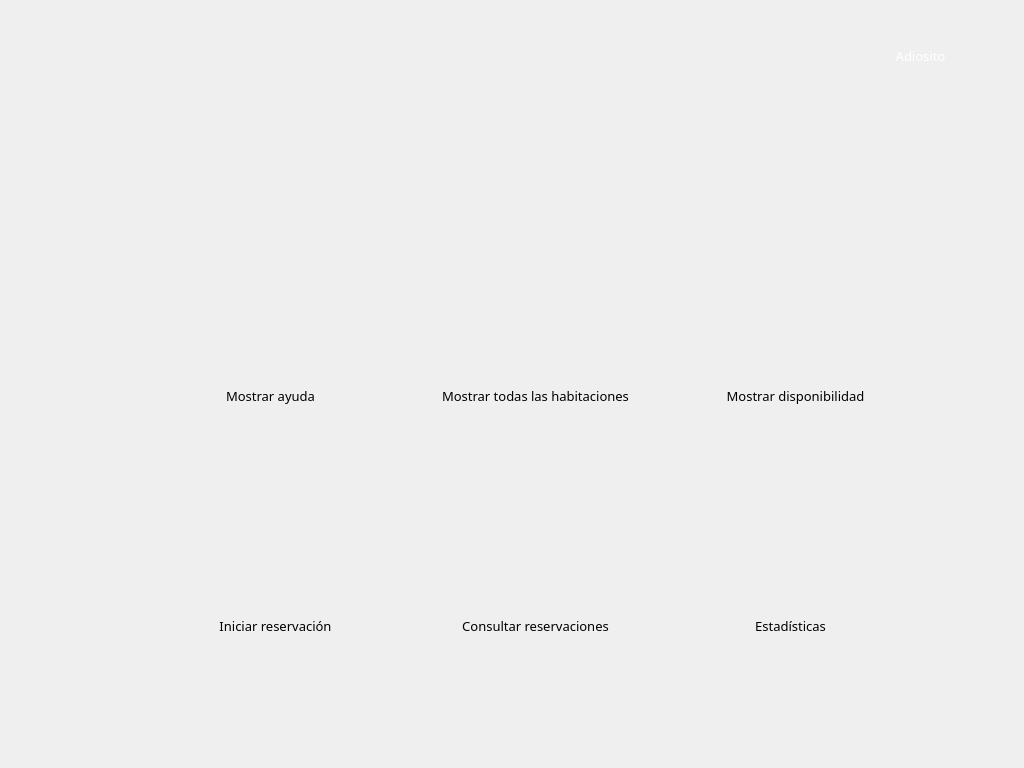
<?xml version="1.0" encoding="UTF-8"?>
<ui version="4.0">
 <class>Menu</class>
 <widget class="QDialog" name="Menu">
  <property name="windowModality">
   <enum>Qt::NonModal</enum>
  </property>
  <property name="geometry">
   <rect>
    <x>0</x>
    <y>0</y>
    <width>1024</width>
    <height>768</height>
   </rect>
  </property>
  <property name="minimumSize">
   <size>
    <width>1024</width>
    <height>768</height>
   </size>
  </property>
  <property name="maximumSize">
   <size>
    <width>1024</width>
    <height>768</height>
   </size>
  </property>
  <property name="sizeIncrement">
   <size>
    <width>1024</width>
    <height>768</height>
   </size>
  </property>
  <property name="windowTitle">
   <string>Menú principal</string>
  </property>
  <widget class="QLabel" name="fondo_menu_principal">
   <property name="geometry">
    <rect>
     <x>0</x>
     <y>0</y>
     <width>1031</width>
     <height>771</height>
    </rect>
   </property>
   <property name="text">
    <string/>
   </property>
   <property name="pixmap">
    <pixmap>fondo_menu - new res.png</pixmap>
   </property>
   <property name="scaledContents">
    <bool>true</bool>
   </property>
  </widget>
  <widget class="QPushButton" name="mostrar_ayuda">
   <property name="geometry">
    <rect>
     <x>160</x>
     <y>370</y>
     <width>221</width>
     <height>51</height>
    </rect>
   </property>
   <property name="font">
    <font>
     <family>Century Gothic</family>
     <pointsize>10</pointsize>
    </font>
   </property>
   <property name="autoFillBackground">
    <bool>false</bool>
   </property>
   <property name="styleSheet">
    <string notr="true">QPushButton {
    background-color: transparent;
    border: none;
    color: black;
}
</string>
   </property>
   <property name="text">
    <string>Mostrar ayuda</string>
   </property>
  </widget>
  <widget class="QPushButton" name="mostrar_habitaciones">
   <property name="geometry">
    <rect>
     <x>430</x>
     <y>360</y>
     <width>211</width>
     <height>71</height>
    </rect>
   </property>
   <property name="font">
    <font>
     <family>Century Gothic</family>
     <pointsize>10</pointsize>
    </font>
   </property>
   <property name="styleSheet">
    <string notr="true">QPushButton {
    background-color: transparent;
    border: none;
    color: black;
}
</string>
   </property>
   <property name="text">
    <string>Mostrar todas las habitaciones</string>
   </property>
  </widget>
  <widget class="QPushButton" name="salir_al_login">
   <property name="geometry">
    <rect>
     <x>860</x>
     <y>30</y>
     <width>121</width>
     <height>51</height>
    </rect>
   </property>
   <property name="font">
    <font>
     <family>Century Gothic</family>
     <pointsize>10</pointsize>
    </font>
   </property>
   <property name="layoutDirection">
    <enum>Qt::LeftToRight</enum>
   </property>
   <property name="styleSheet">
    <string notr="true">QPushButton {
    background-color: transparent;
    border: none;
    color: white;
}
</string>
   </property>
   <property name="text">
    <string>Adiosito</string>
   </property>
  </widget>
  <widget class="QPushButton" name="mostrar_disponibilidad">
   <property name="geometry">
    <rect>
     <x>690</x>
     <y>360</y>
     <width>211</width>
     <height>71</height>
    </rect>
   </property>
   <property name="font">
    <font>
     <family>Century Gothic</family>
     <pointsize>10</pointsize>
    </font>
   </property>
   <property name="styleSheet">
    <string notr="true">QPushButton {
    background-color: transparent;
    border: none;
    color: black;
}
</string>
   </property>
   <property name="text">
    <string>Mostrar disponibilidad</string>
   </property>
  </widget>
  <widget class="QPushButton" name="proceso_reservacion">
   <property name="geometry">
    <rect>
     <x>170</x>
     <y>590</y>
     <width>211</width>
     <height>71</height>
    </rect>
   </property>
   <property name="font">
    <font>
     <family>Century Gothic</family>
     <pointsize>10</pointsize>
    </font>
   </property>
   <property name="styleSheet">
    <string notr="true">QPushButton {
    background-color: transparent;
    border: none;
    color: black
;
}
</string>
   </property>
   <property name="text">
    <string>Iniciar reservación</string>
   </property>
  </widget>
  <widget class="QPushButton" name="consultar_reservaciones">
   <property name="geometry">
    <rect>
     <x>430</x>
     <y>570</y>
     <width>211</width>
     <height>111</height>
    </rect>
   </property>
   <property name="font">
    <font>
     <family>Century Gothic</family>
     <pointsize>10</pointsize>
    </font>
   </property>
   <property name="styleSheet">
    <string notr="true">QPushButton {
    background-color: transparent;
    border: none;
    color: black;
}
</string>
   </property>
   <property name="text">
    <string>Consultar reservaciones</string>
   </property>
  </widget>
  <widget class="QPushButton" name="estadisticas">
   <property name="geometry">
    <rect>
     <x>680</x>
     <y>580</y>
     <width>221</width>
     <height>91</height>
    </rect>
   </property>
   <property name="font">
    <font>
     <family>Century Gothic</family>
     <pointsize>10</pointsize>
    </font>
   </property>
   <property name="styleSheet">
    <string notr="true">QPushButton {
    background-color: transparent;
    border: none;
    color: black;
}
</string>
   </property>
   <property name="text">
    <string>Estadísticas</string>
   </property>
  </widget>
 </widget>
 <resources/>
 <connections/>
</ui>
